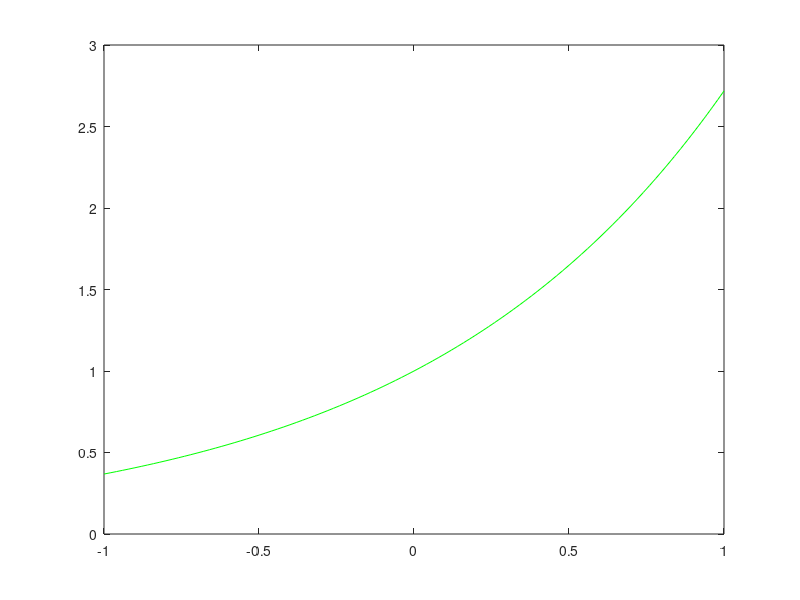

MATLAB code for this plot: (Note: this script raises an error after producing the figure.)
%PROGRAMMIERAUFGABE 4

n = 2.^[1:1:7]; % N = 2, 4, 8...

%UNTERSUCHUNG DER INTERPOLATION DER EXPONENTIALFUNKTION
for i = n

%PLOTPUNKTE FEINER WÄHLEN ALS STÜTZSTELLEN
  if i > 100
    m = 150;
  else
    m = 100;
  end

%STUETSTELLEN UND PLOTPUNKTE
  x_i = -1 + 2  .* [0:1:i] ./ i;
  delta = -1 + 2 .*[0:1:m]./m;


%PLOT
  fig = figure('visible', 'off');

  %EXAKT
  plot(delta, exp(delta), 'g-');
  hold on;

  %FUNKTIONSWERTE DER STUECKWEISEN INTERPOLATION
  y_piece = myPiecewiseInterpol(x_i, exp(x_i), delta);
  plot(delta, y_piece, 'r-')

  %PLOT MIT POLYNOMINTERPOLATION NUR FÜR N <= 16
  if i <= 16
    y_poly = newtonPoly(x_i, exp(x_i), delta);
    i
    %MAXIMALE FEHLER
    max_err_piece = max(abs( exp(delta) - y_piece ))
    max_err_poly  = max(abs( exp(delta) - y_poly ))
    plot(delta, y_poly, 'b-');
    legend ('Exakt','Stueckweise Interpolation', 'Polynominterpolation', 'location', 'northeastoutside');
  else %FÜR N > 16 NUR NOCH BETRACHTUNG DER STUECKWEISEN INTERPOLATION
    i
    max_err_piece = max(abs( exp(delta) - y_piece ))
    legend ('Exakt','Stueckweise Interpolation', 'location', 'northeastoutside');
  end

  title(['Interpolation der Exponentialfunktion mit N = ' num2str(i)]);
  xlabel('x');
  ylabel('y');
  print(['plots/PA4-1-exp-N' num2str(i) '.fig']);


end




%UNTERSUCHUNG DER INTERPOLATION DER RUNGEFUNKTION
for i = n;

%PLOTPUNKTE FEINER WÄHLEN ALS STÜTZSTELLEN
  if i > 100
    m = 150;
  else
    m = 100;

  end

  x_i = -1 + 2  .* [0:1:i] ./ i; %Stuetzstellen
  delta = -1 + 2 .*[0:1:m]./m; %Plotpunkte

  fig = figure('visible', 'off');
  plot(delta, runge(delta), 'g-');
  hold on;

  y_piece = myPiecewiseInterpol(x_i, runge(x_i), delta);
  plot(delta, y_piece, 'r-')

  if i <= 16

    y_poly = newtonPoly(x_i, runge(x_i), delta); %FUNKTIONSWERTE DER POLYNOMINTERPOLATION
    i
    max_err_piece = max(abs( runge(delta) - y_piece )) %MAXIMALER FEHLER STUECKWEISE
    max_err_poly  = max(abs( runge(delta) - y_poly )) %MAXIMALER FEHLER POLYNOM
    plot(delta, y_poly, 'b-');
    legend ('Exakt','Stueckweise Interpolation', 'Polynominterpolation', 'location', 'northeastoutside');
  else
    i
    max_err_piece = max(abs( runge(delta) - y_piece ))
    legend ('Exakt','Stueckweise Interpolation', 'location', 'northeastoutside');
  end

  title(['Interpolation der Rungefunktion mit N = ' num2str(i)]);
  xlabel('x');
  ylabel('y');
  print(['PA4-1-runge-N' num2str(i) '.fig']);

end


%KOMMENTAR ZU DEN ERGEBNISSEN:
%DIE EXPONENTIALFUNKTION WIRD BESSER DURCH DIE POLYNOMINTERPOLATION
%APPROXIMIERT ALS DURCH DIE STUECKWEISE INTERPOLATION. DIE LIEGT DARAN, DASS DIE EXPONENTIALFUNKTION
%ÜBER EINE POTENZREIHE DEFINIERT IST UND SOMIT GUT ÜBER EIN POLYNOM MIT HOHEM EXPONENTEN DARSTELLBAR IST.

%DIE RUNGEFUNKTION WIRD WESENTLICH BESSER DURCH DIE STUECKWEISE INTERPOLATION ANGENÄHERT. DIES LIEGT DARAN, DASS
%DIE POLYNOMINTERPOLATION SCHLECHTE APPROXIMATION FÜR UNMONOTONE FUNKTIONEN LIEFERT. WEITER TEILT DIE RUNGE FUNKTIONEN
%KEINE EIGENSCHAFTEN MIT EINER POTENZFUNKTION UND DIE STUETZSTELLEN WURDEN AEQUIDISTANT GEWÄHLT.
